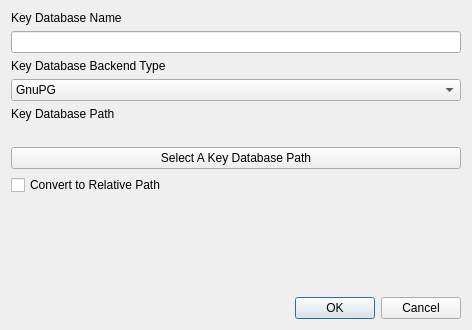
<?xml version="1.0" encoding="UTF-8"?>
<ui version="4.0">
 <class>KeyDatabaseEditDialog</class>
 <widget class="QDialog" name="KeyDatabaseEditDialog">
  <property name="geometry">
   <rect>
    <x>0</x>
    <y>0</y>
    <width>472</width>
    <height>330</height>
   </rect>
  </property>
  <property name="windowTitle">
   <string>Key Database Info</string>
  </property>
  <layout class="QVBoxLayout" name="verticalLayout">
   <item>
    <layout class="QVBoxLayout" name="verticalLayout_2">
     <item>
      <widget class="QLabel" name="keyDBNameLabel">
       <property name="text">
        <string>Key Database Name</string>
       </property>
      </widget>
     </item>
     <item>
      <widget class="QLineEdit" name="keyDBNameLineEdit">
       <property name="maxLength">
        <number>18</number>
       </property>
       <property name="clearButtonEnabled">
        <bool>true</bool>
       </property>
      </widget>
     </item>
     <item>
      <widget class="QLabel" name="keyDBBackendTypeLabel">
       <property name="text">
        <string>Key Database Backend Type</string>
       </property>
      </widget>
     </item>
     <item>
      <widget class="QComboBox" name="keyDBBackendTypeComboBox">
       <item>
        <property name="text">
         <string>GnuPG</string>
        </property>
       </item>
       <item>
        <property name="text">
         <string>rPGP</string>
        </property>
       </item>
      </widget>
     </item>
     <item>
      <widget class="QLabel" name="keyDBPathLabel">
       <property name="text">
        <string>Key Database Path</string>
       </property>
      </widget>
     </item>
     <item>
      <widget class="QLabel" name="keyDBPathShowLabel">
       <property name="text">
        <string/>
       </property>
       <property name="wordWrap">
        <bool>true</bool>
       </property>
      </widget>
     </item>
     <item>
      <widget class="QPushButton" name="selectKeyDBButton">
       <property name="text">
        <string>Select A Key Database Path</string>
       </property>
      </widget>
     </item>
     <item>
      <widget class="QCheckBox" name="convert2RelativePathCheckBox">
       <property name="text">
        <string>Convert to Relative Path</string>
       </property>
      </widget>
     </item>
     <item>
      <spacer name="verticalSpacer">
       <property name="orientation">
        <enum>Qt::Vertical</enum>
       </property>
       <property name="sizeHint" stdset="0">
        <size>
         <width>40</width>
         <height>20</height>
        </size>
       </property>
      </spacer>
     </item>
     <item>
      <widget class="QLabel" name="errorLabel">
       <property name="text">
        <string/>
       </property>
       <property name="wordWrap">
        <bool>true</bool>
       </property>
      </widget>
     </item>
    </layout>
   </item>
   <item>
    <widget class="QDialogButtonBox" name="globalButtonBox">
     <property name="standardButtons">
      <set>QDialogButtonBox::Cancel|QDialogButtonBox::Ok</set>
     </property>
    </widget>
   </item>
  </layout>
 </widget>
 <resources/>
 <connections/>
</ui>
